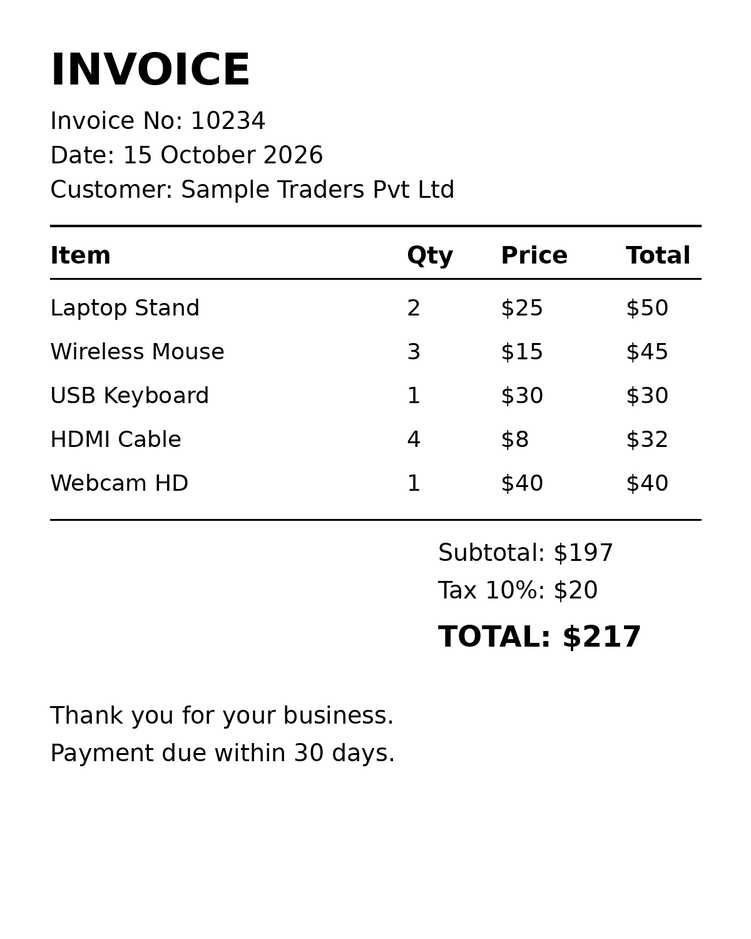
#> input picture sample_invoice.png, 751 x 939 px, shrunk from 1200 x 1500 before the run
$ python project4_ocr.py sample_invoice.png
#> lines starting #> are read from the running program, lines starting #| are printed output that depends on the picture; after the words box and inside, x2 and y2 are one past the last pixel; in counts of white or black regions, pixels touching at a corner belong together
#> in main, image is the input picture: shape (939, 751, 3); min 0, max 255, mean 245.5
"""
Project 4: Optical Character Recognition (OCR) pipeline
Pipeline: Load -> Grayscale -> Gaussian Blur -> Adaptive Threshold
          -> Tesseract OCR -> Confidence filter (>= 80%) -> Visual output

Install:
    pip install opencv-python pytesseract numpy
    Also install the Tesseract engine itself:
      Windows: https://github.com/UB-Mannheim/tesseract/wiki
      Linux:   sudo apt install tesseract-ocr
      macOS:   brew install tesseract
Run:
    python project4_ocr.py your_image.jpg
"""

import sys
import cv2
import numpy as np
import pytesseract

# Windows only: uncomment and fix the path if Tesseract is not on PATH
# pytesseract.pytesseract.tesseract_cmd = r"C:\Program Files\Tesseract-OCR\tesseract.exe"

CONF_THRESHOLD = 80   # minimum confidence (%) to keep a word
PSM_MODE = 6          # 3=auto, 6=text block, 7=single line, 11=sparse text


def preprocess(image):
    """Grayscale -> Gaussian blur -> adaptive threshold."""
    gray = cv2.cvtColor(image, cv2.COLOR_BGR2GRAY)
    blur = cv2.GaussianBlur(gray, (5, 5), 0)
    thresh = cv2.adaptiveThreshold(
        blur, 255,
        cv2.ADAPTIVE_THRESH_GAUSSIAN_C,
        cv2.THRESH_BINARY,
        31, 15,
    )
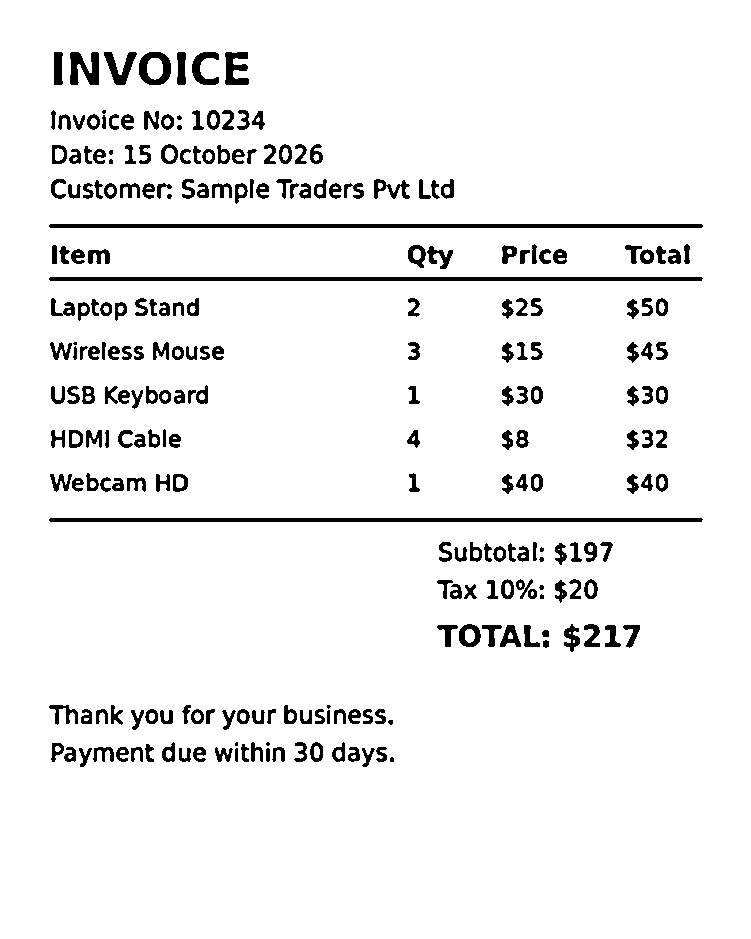
#> thresh: shape (939, 751); 94.3% white; 260 black regions (13 under 20 px), largest, box (x1, y1, x2, y2) and area: (49, 224, 703, 228) 2612, (49, 277, 703, 281) 2611, (49, 518, 703, 522) 2611
    return gray, blur, thresh


def deskew(binary):
    """Optional: straighten tilted text. Returns the corrected image."""
    coords = np.column_stack(np.where(binary < 128))
#> coords = 39852 pairs, first value 52 to 766, second value 49 to 702
    if len(coords) < 50:
        return binary
    angle = cv2.minAreaRect(coords)[-1]
#> angle = -90
    angle = -(90 + angle) if angle < -45 else -angle
#> angle = 0
    if abs(angle) < 0.5:
        return binary
    h, w = binary.shape
    M = cv2.getRotationMatrix2D((w // 2, h // 2), angle, 1.0)
    return cv2.warpAffine(binary, M, (w, h),
                          flags=cv2.INTER_CUBIC,
                          borderMode=cv2.BORDER_REPLICATE)


def run_ocr(binary):
    """Run Tesseract and keep only words with confidence >= threshold."""
    config = f"--psm {PSM_MODE}"
    data = pytesseract.image_to_data(
        binary, config=config, output_type=pytesseract.Output.DICT
    )
    results = []
    for i, text in enumerate(data["text"]):
        text = text.strip()
        conf = float(data["conf"][i])
        if text and conf >= CONF_THRESHOLD:   # the 80% gate
            results.append({
                "text": text,
                "conf": conf,
                "box": (data["left"][i], data["top"][i],
                        data["width"][i], data["height"][i]),
            })
    return results


def draw_results(image, results):
    out = image.copy()
    for r in results:
        x, y, w, h = r["box"]
        cv2.rectangle(out, (x, y), (x + w, y + h), (0, 200, 0), 2)
        cv2.putText(out, f'{r["text"]} {r["conf"]:.0f}%', (x, max(y - 5, 12)),
                    cv2.FONT_HERSHEY_SIMPLEX, 0.5, (0, 0, 255), 1)
    return out


def main():
    if len(sys.argv) < 2:
        print("Usage: python project4_ocr.py <image_path>")
        sys.exit(1)

    image = cv2.imread(sys.argv[1])
    if image is None:
        print("Could not read image. Check the path.")
        sys.exit(1)

    gray, blur, thresh = preprocess(image)
    thresh = deskew(thresh)          # remove this line if text is already straight
    results = run_ocr(thresh)

    print("\n=== OCR RESULT (confidence >= 80%) ===")
    print(" ".join(r["text"] for r in results))

    if results:
        avg = sum(r["conf"] for r in results) / len(results)
        print(f"\nWords kept: {len(results)}")
        print(f"Average confidence: {avg:.1f}%")
        print("PASS: validated confidence >= 80%" if avg >= CONF_THRESHOLD
              else "FAIL: try a clearer image or another PSM mode")
    else:
        print("No words passed the 80% threshold. Try a sharper image or change PSM_MODE.")

    # Save visual proof of each pipeline step
    cv2.imwrite("1_grayscale.png", gray)
    cv2.imwrite("2_blur.png", blur)
    cv2.imwrite("3_adaptive_threshold.png", thresh)
    cv2.imwrite("4_final_output.png", draw_results(image, results))
    print("\nSaved: 1_grayscale.png, 2_blur.png, 3_adaptive_threshold.png, 4_final_output.png")


if __name__ == "__main__":
    main()
#> (the call stopped at in run_ocr, `data = pytesseract.image_to_data( binary, config=config, output_type=p..`: pytesseract is not available in this run)
